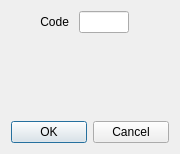
<?xml version="1.0" encoding="UTF-8"?>
<ui version="4.0">
 <class>ancien_logger_ajout_form</class>
 <widget class="QDialog" name="ancien_logger_ajout_form">
  <property name="geometry">
   <rect>
    <x>0</x>
    <y>0</y>
    <width>180</width>
    <height>154</height>
   </rect>
  </property>
  <property name="sizePolicy">
   <sizepolicy hsizetype="Preferred" vsizetype="Fixed">
    <horstretch>0</horstretch>
    <verstretch>0</verstretch>
   </sizepolicy>
  </property>
  <property name="minimumSize">
   <size>
    <width>180</width>
    <height>154</height>
   </size>
  </property>
  <property name="maximumSize">
   <size>
    <width>180</width>
    <height>154</height>
   </size>
  </property>
  <property name="windowTitle">
   <string>Geolimi - Ancien logger - Ajout</string>
  </property>
  <layout class="QVBoxLayout" name="verticalLayout">
   <item>
    <layout class="QHBoxLayout" name="horizontalLayout_2">
     <property name="spacing">
      <number>10</number>
     </property>
     <item>
      <widget class="QLabel" name="label_3">
       <property name="minimumSize">
        <size>
         <width>40</width>
         <height>0</height>
        </size>
       </property>
       <property name="layoutDirection">
        <enum>Qt::LeftToRight</enum>
       </property>
       <property name="text">
        <string>Code</string>
       </property>
       <property name="alignment">
        <set>Qt::AlignRight|Qt::AlignTrailing|Qt::AlignVCenter</set>
       </property>
       <property name="buddy">
        <cstring>le_anc_log</cstring>
       </property>
      </widget>
     </item>
     <item>
      <widget class="QLineEdit" name="le_anc_log">
       <property name="sizePolicy">
        <sizepolicy hsizetype="Fixed" vsizetype="Fixed">
         <horstretch>0</horstretch>
         <verstretch>0</verstretch>
        </sizepolicy>
       </property>
       <property name="minimumSize">
        <size>
         <width>50</width>
         <height>0</height>
        </size>
       </property>
       <property name="maximumSize">
        <size>
         <width>50</width>
         <height>16777215</height>
        </size>
       </property>
       <property name="maxLength">
        <number>5</number>
       </property>
      </widget>
     </item>
     <item>
      <spacer name="horizontalSpacer">
       <property name="orientation">
        <enum>Qt::Horizontal</enum>
       </property>
       <property name="sizeType">
        <enum>QSizePolicy::Fixed</enum>
       </property>
       <property name="sizeHint" stdset="0">
        <size>
         <width>40</width>
         <height>20</height>
        </size>
       </property>
      </spacer>
     </item>
    </layout>
   </item>
   <item>
    <spacer name="verticalSpacer">
     <property name="orientation">
      <enum>Qt::Vertical</enum>
     </property>
     <property name="sizeHint" stdset="0">
      <size>
       <width>20</width>
       <height>48</height>
      </size>
     </property>
    </spacer>
   </item>
   <item>
    <widget class="QDialogButtonBox" name="btnBox">
     <property name="standardButtons">
      <set>QDialogButtonBox::Cancel|QDialogButtonBox::Ok</set>
     </property>
     <property name="centerButtons">
      <bool>true</bool>
     </property>
    </widget>
   </item>
  </layout>
 </widget>
 <resources>
  <include location="resourcesGeolimi.qrc"/>
 </resources>
 <connections/>
</ui>
